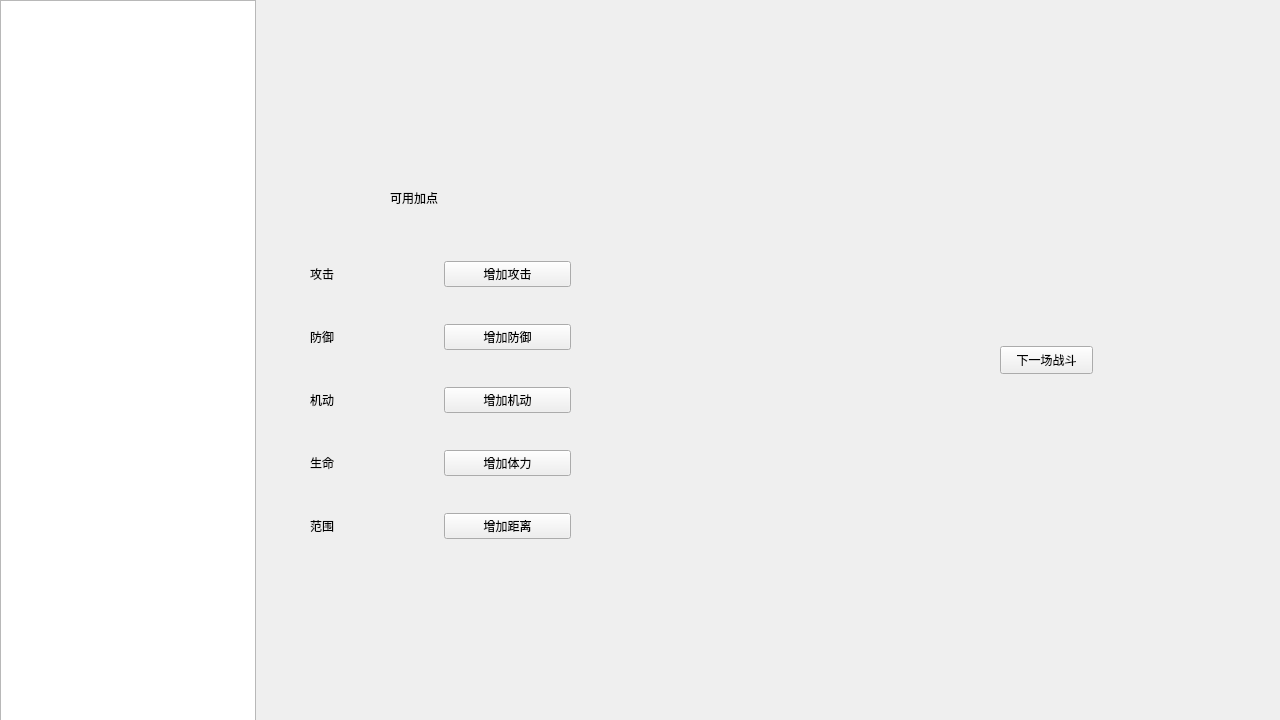
<?xml version="1.0" encoding="UTF-8"?>
<ui version="4.0">
 <class>Levelup</class>
 <widget class="QWidget" name="Levelup">
  <property name="geometry">
   <rect>
    <x>0</x>
    <y>0</y>
    <width>1280</width>
    <height>720</height>
   </rect>
  </property>
  <property name="windowTitle">
   <string>Form</string>
  </property>
  <widget class="QPushButton" name="next">
   <property name="geometry">
    <rect>
     <x>1000</x>
     <y>346</y>
     <width>93</width>
     <height>28</height>
    </rect>
   </property>
   <property name="text">
    <string>下一场战斗</string>
   </property>
  </widget>
  <widget class="QListWidget" name="list">
   <property name="geometry">
    <rect>
     <x>0</x>
     <y>0</y>
     <width>256</width>
     <height>1280</height>
    </rect>
   </property>
  </widget>
  <widget class="QWidget" name="verticalLayoutWidget">
   <property name="geometry">
    <rect>
     <x>310</x>
     <y>230</y>
     <width>261</width>
     <height>341</height>
    </rect>
   </property>
   <layout class="QVBoxLayout" name="verticalLayout">
    <item>
     <layout class="QHBoxLayout" name="horizontalLayout">
      <item>
       <widget class="QLabel" name="atk">
        <property name="text">
         <string>攻击</string>
        </property>
       </widget>
      </item>
      <item>
       <widget class="QPushButton" name="atkb">
        <property name="text">
         <string>增加攻击</string>
        </property>
       </widget>
      </item>
     </layout>
    </item>
    <item>
     <layout class="QHBoxLayout" name="horizontalLayout_2">
      <item>
       <widget class="QLabel" name="def">
        <property name="text">
         <string>防御</string>
        </property>
       </widget>
      </item>
      <item>
       <widget class="QPushButton" name="defb">
        <property name="text">
         <string>增加防御</string>
        </property>
       </widget>
      </item>
     </layout>
    </item>
    <item>
     <layout class="QHBoxLayout" name="horizontalLayout_3">
      <item>
       <widget class="QLabel" name="mov">
        <property name="text">
         <string>机动</string>
        </property>
       </widget>
      </item>
      <item>
       <widget class="QPushButton" name="movb">
        <property name="text">
         <string>增加机动</string>
        </property>
       </widget>
      </item>
     </layout>
    </item>
    <item>
     <layout class="QHBoxLayout" name="horizontalLayout_4">
      <item>
       <widget class="QLabel" name="hp">
        <property name="text">
         <string>生命</string>
        </property>
       </widget>
      </item>
      <item>
       <widget class="QPushButton" name="hpb">
        <property name="text">
         <string>增加体力</string>
        </property>
       </widget>
      </item>
     </layout>
    </item>
    <item>
     <layout class="QHBoxLayout" name="horizontalLayout_5">
      <item>
       <widget class="QLabel" name="rge">
        <property name="text">
         <string>范围</string>
        </property>
       </widget>
      </item>
      <item>
       <widget class="QPushButton" name="rgeb">
        <property name="text">
         <string>增加距离</string>
        </property>
       </widget>
      </item>
     </layout>
    </item>
   </layout>
  </widget>
  <widget class="QLabel" name="pt">
   <property name="geometry">
    <rect>
     <x>390</x>
     <y>190</y>
     <width>161</width>
     <height>16</height>
    </rect>
   </property>
   <property name="text">
    <string>可用加点</string>
   </property>
  </widget>
 </widget>
 <resources/>
 <connections/>
</ui>
